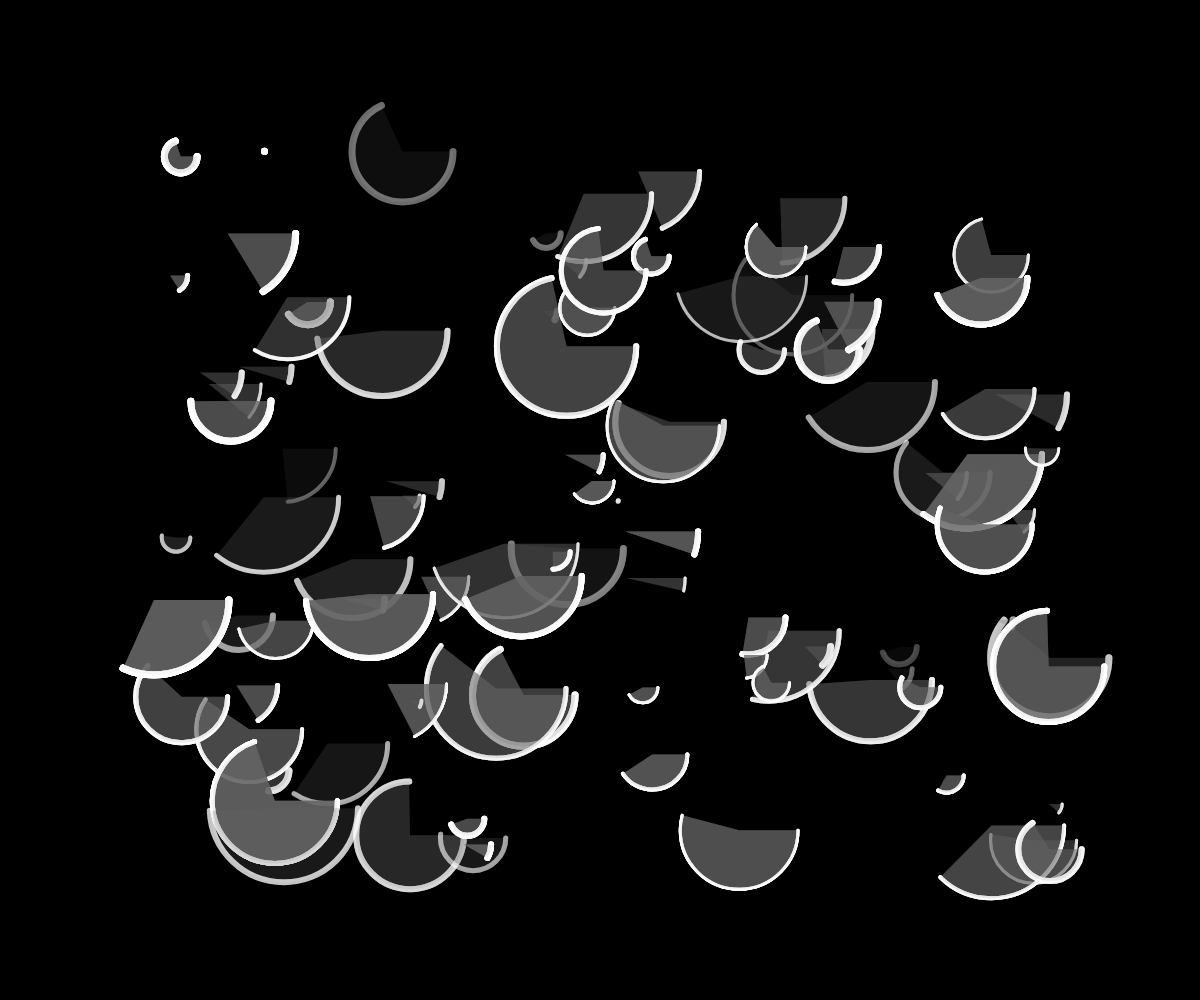
Frame 1 (no input)
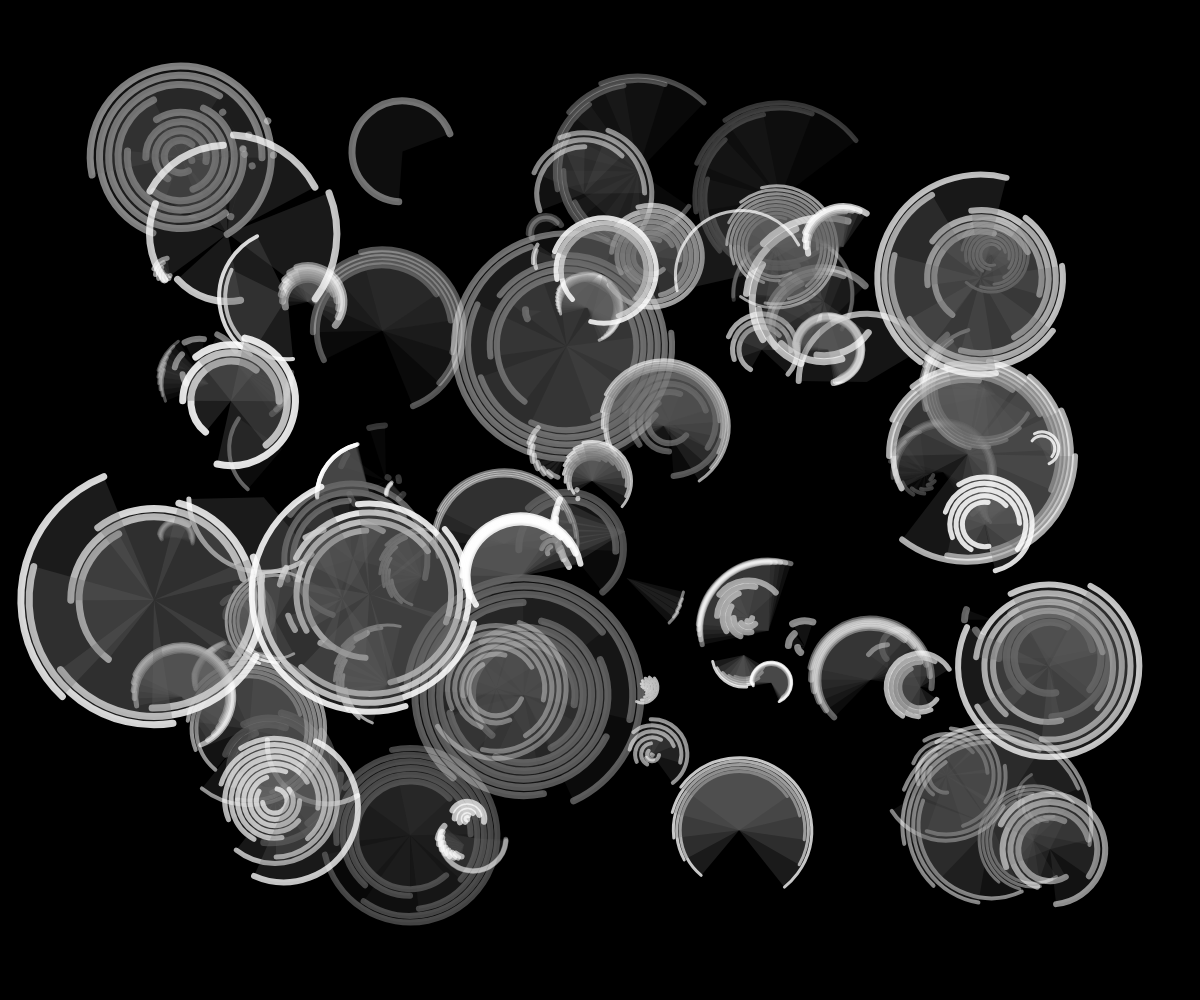
Frame 60 (no input)
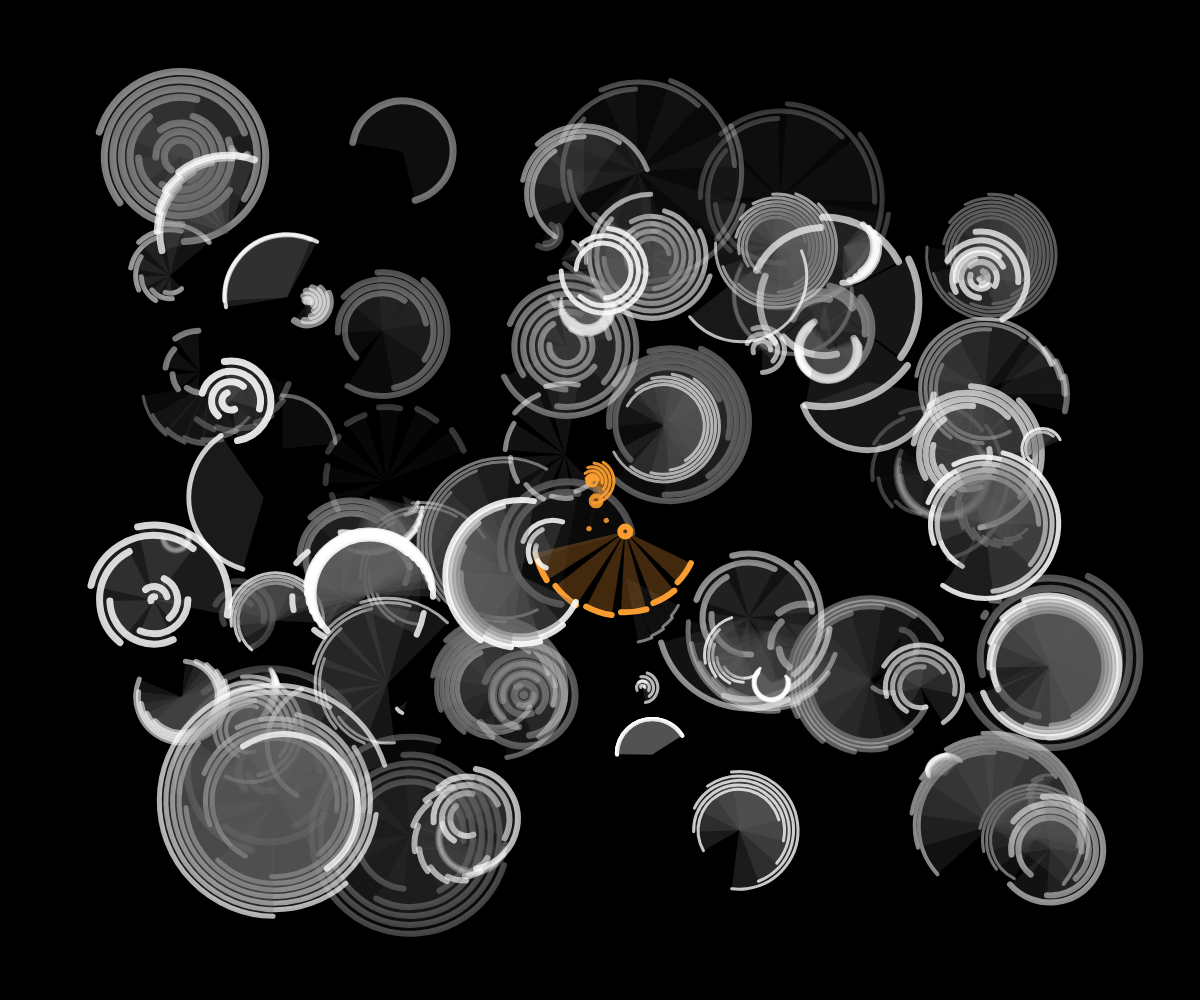
Frame 120 (the mouse pressed at the canvas centre since frame 60)

The p5.js sketch that drew these frames (run headless with seeded random() and noise() and a simulated clock; from frame 60 on, the mouse is pressed at the canvas centre):

// p5.js sketch
// ── sketch.js
var arcs = []

var c;

var off = 150;
var count = 100;

function setup() {
   c = createCanvas(windowWidth, windowHeight);

  angleMode(DEGREES);

  for(var u = 0; u < count; u++){
    arcs[u] = new objArc(
      random(off, width - off),
      random(off, height - off),
      random(25,150),
      random(0),
      random(270),
      random(10),
      int(random(3,8)),
      int(random(1, 10)),
      map(u, 0, count, 50, 225));
  }
}

function draw() {
  background(0);

  for(var i = 0; i < arcs.length; i++){
    arcs[i].show();
  }
}

function objArc(_w, _h, _r, _start, _stop, _speed, _stroke, _adds, _vision){
  this.w = _w;
  this.h = _h;
  this.r = _r;
  this.stop = _stop;
  this.start = _start;
  this.ratio = 0;
  this.speed = _speed;
  this.strok = _stroke;
  this.adds = _adds;
  this.vision = _vision;

  this.show = function(){
    push();
    fill(100,100,100,_vision/3);
    strokeWeight(this.strok);
    translate(this.w, this.h);

    stroke(255, 255, 255, _vision);

    if (dist(this.w, this.h, mouseX, mouseY) < this.r/2){
      stroke(255, 160, 50, _vision + 50);
      fill(255, 160, 50, _vision/3);
      ellipse(0, 0, 10, 10);
    }else{
      stroke(255, 255, 255, _vision);
    }

    rotate(this.ratio);

    for (var m = 0; m < this.adds; m++){
      var ma = sin(this.ratio) * m * this.strok * 3;
      arc(0, 0, this.r + ma, this.r + ma, this.start + ma * PI, this.stop + ma * PI);
    }

    this.ratio += this.speed;
    pop();
  }
}
